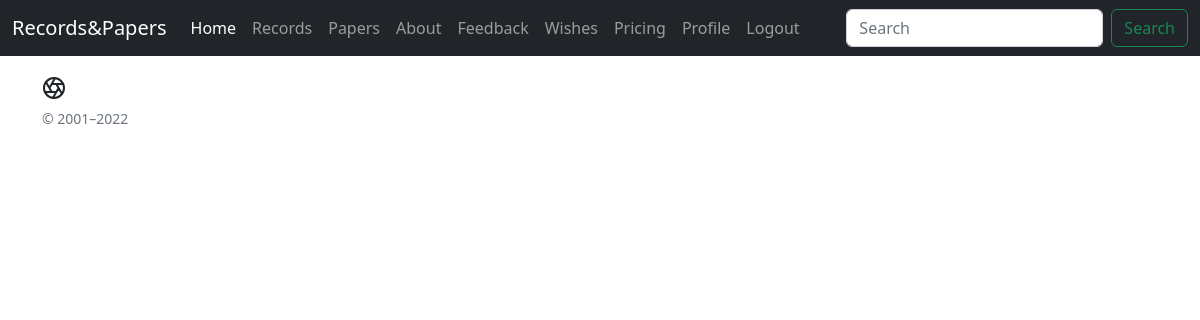
Before: /wishes (signed in) with the older database file.
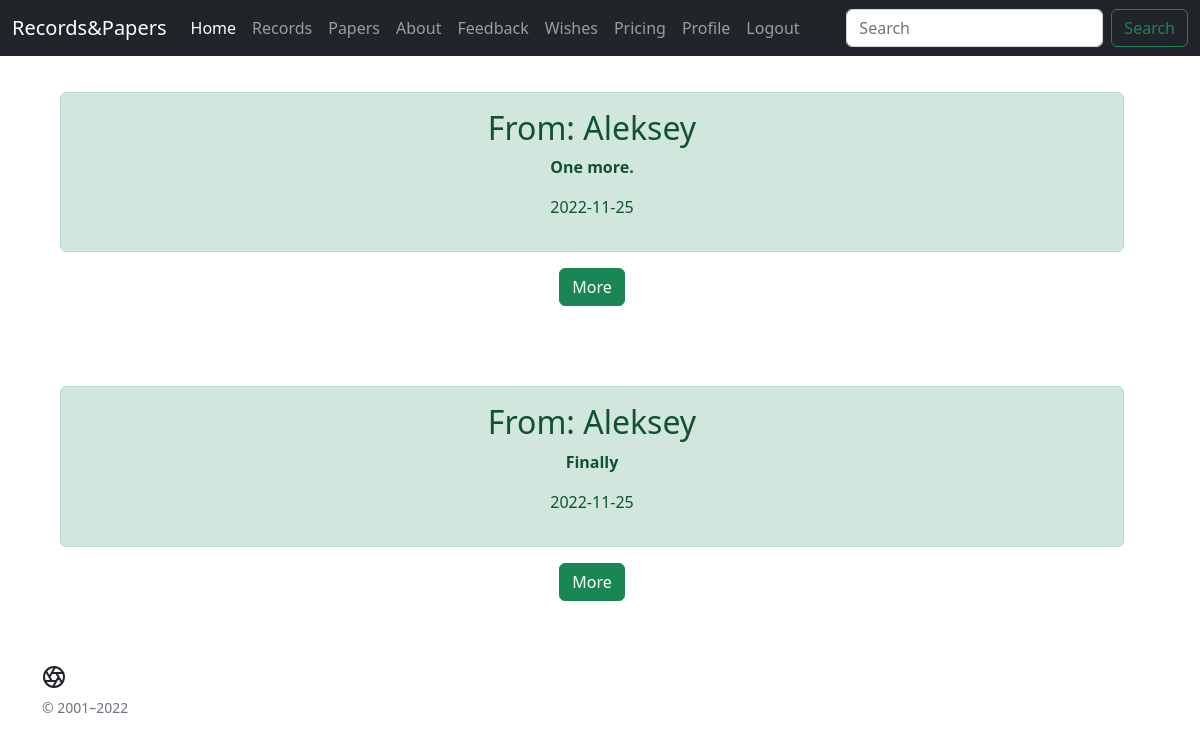
After: the same page with the newer database file.
### main.py (models this page shows, shortened)
class registration(db.Model):
    id=db.Column(db.Integer,primary_key=True)
    name = db.Column(db.String(50), nullable=False)
    email = db.Column(db.String(50), nullable=False)
    feedback = db.Column(db.String(50), nullable=False)
    datetime = db.Column(db.DateTime, default=datetime.utcnow)

### main.py (the view)
@app.route("/wishes")
@login_required
def wish():
    back = registration.query.order_by(registration.datetime.desc()).all()
    return render_template("wish.html", back=back)

### main.py (called while the page is built)
@login.user_loader
def load_user(id):
    return User.query.get(int(id))

### templates/wish.html (shortened to what this page needs)
{%extends "shablon.html"%}
{% block Body%}
<div class="blog-post-title mb-1">All reviews about the site.</div>
{% for el in back %}
<div class="text-bg-white me-md-3 pt-3 px-3 pt-md-5 px-md-5 text-center overflow-hidden">
    <div class="container">
    <p><div class="alert alert-success">
    <h2>From: {{el.name}}</h2>
    <b> <p> {{el.feedback}}</p></b>
    <p> {{el.datetime.date()}}</p></div>
        <a class="btn btn-success" href="/comment/{{el.id}}">More</a></p></div></div>
{%   endfor  %}
{% endblock %}

### templates/shablon.html (shortened to what this page needs)
<!doctype html>
<html lang="en">
<head>
    <link rel="stylesheet" href="https://cdn.jsdelivr.net/npm/bootstrap@5.2.0/dist/css/bootstrap.min.css">
</head>
<body>
<header>
  <nav class="navbar navbar-expand-md navbar-dark fixed-top bg-dark">
    <div class="container-fluid">
      <a class="navbar-brand" href="/">Records&Papers</a>
      <div class="collapse navbar-collapse" id="navbarCollapse">
        <ul class="navbar-nav me-auto mb-2 mb-md-0">
          <li class="nav-item">
            <a class="nav-link active" aria-current="page" href="{{ url_for('main') }}">Home</a>
          </li>
          <li class="nav-item">
            <a class="nav-link" href="/records">Records</a>
          </li>
            <li class="nav-item">
            <a class="nav-link" href="/papers">Papers</a>
          </li>
            <li class="nav-item">
            <a class="nav-link" href="/about">About</a>
          </li>
             <li class="nav-item">
            <a class="nav-link" href="/feedback">Feedback</a>
          </li>
             <li class="nav-item">
            <a class="nav-link" href="/wishes">Wishes</a>
          </li>
             <li class="nav-item">
            <a class="nav-link" href="/pricing">Pricing</a>
          </li>
          {% if current_user.is_anonymous %}
            <li class="nav-item">
            <a class="nav-link" href="{{ url_for('reg') }}">Sing up</a>
            </li>
             <li class="nav-item">
            <a class="nav-link" href="{{ url_for('sing_in') }}">Sing in</a>
            </li>
            {% else %}
            <li class="nav-item">
            <a class="nav-link" href="{{ url_for('my_profile', name=current_user.name) }}">Profile</a>
          </li>
           <li class="nav-item">
            <a class="nav-link" href="{{ url_for('logout') }}">Logout</a>
            </li>
            {% endif %}
        </ul>
        <form class="d-flex" role="search" method="get">
          <input class="form-control me-2" type="search" placeholder="Search" aria-label="Search">
          <button class="btn btn-outline-success" type="submit">Search</button>
        </form>
      </div>
    </div>
  </nav>
</header>
{% block Body%} {%endblock%}
<footer class="container py-5">
  <div  class="row">
    <div class="col-12 col-md">
      <small class="d-block mb-3 text-muted">© 2001–2022</small>
</div>
      </div>
</footer>
</body>
</html>

Changed rows visible on the page:
added registration: name "Aleksey", feedback "One more.", datetime "2022-11-25"
added registration: name "Aleksey", feedback "Finally", datetime "2022-11-25"
